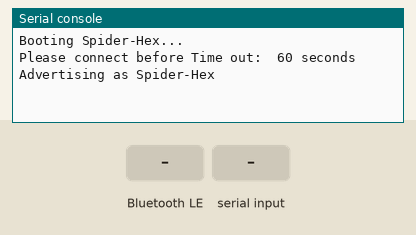
The program below on a simulated ESP32 board running MicroPython. Shown: the last lines printed to the serial console. The inputs (shaded band) are chosen by the test bench. Nothing arrives over Bluetooth unless stated.

Above: at 5.0 s.
5.1 s: "1" written over Bluetooth
At 6.4 s:
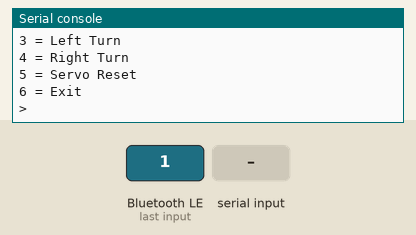
6.7 s: "6" typed at the serial console, then Enter
At 7.4 s:
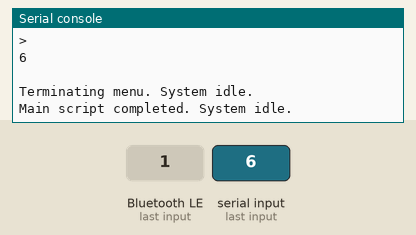

The program:

main_V2.py
```python
import time
import bluetooth
from Advertise_Pair_V2 import BLEUART
import Menu_V2

timeout = 60  # seconds

print("Booting Spider-Hex...")
print("Please connect before Time out: ", timeout, "seconds")

# Wait for BLE connection with timeout

ble = bluetooth.BLE()
uart = BLEUART(ble)

start = time.ticks_ms()
while not uart.is_connected():
    if time.ticks_diff(time.ticks_ms(), start) > timeout * 1000:
        print("No BLE connection detected.", timeout, "seconds Timed out.")
        break
    time.sleep(0.2)

if uart.is_connected():
    #print("Device connected!")
    # Run motion control menu safely
    Menu_V2.menu()
    print("Main script completed. System idle.")
```

Advertise_Pair_V2.py
```python
from micropython import const
import bluetooth
import time

# BLE IRQ events
_IRQ_CENTRAL_CONNECT = const(1)
_IRQ_CENTRAL_DISCONNECT = const(2)
_IRQ_GATTS_WRITE = const(3)

# BLE UUIDs for UART service
_UART_UUID = bluetooth.UUID("6E400001-B5A3-F393-E0A9-E50E24DCCA9E")
_UART_TX = (bluetooth.UUID("6E400003-B5A3-F393-E0A9-E50E24DCCA9E"),
            bluetooth.FLAG_NOTIFY | bluetooth.FLAG_READ)
_UART_RX = (bluetooth.UUID("6E400002-B5A3-F393-E0A9-E50E24DCCA9E"),
            bluetooth.FLAG_WRITE)

_UART_SERVICE = (_UART_UUID, (_UART_TX, _UART_RX))

def advertising_payload(name):
    return (
        b'\x02\x01\x06' +
        bytes((len(name) + 1, 0x09)) + name.encode()
    )

class BLEUART:
    def __init__(self, ble, name="Spider-Hex"):
        self.ble = ble
        self.connected = False
        self.ble.active(True)
        self.ble.irq(self.irq)

        ((self.tx, self.rx),) = self.ble.gatts_register_services((_UART_SERVICE,))
        self.connections = set()

        self.ble.gap_advertise(100, advertising_payload(name))
        print("Advertising as", name)

    def irq(self, event, data):
        if event == _IRQ_CENTRAL_CONNECT:
            conn_handle, _, _ = data
            self.connections.add(conn_handle)
            self.connected = True
            print("BLE Connected")

        elif event == _IRQ_CENTRAL_DISCONNECT:
            conn_handle, _, _ = data
            self.connections.discard(conn_handle)
            self.connected = False
            print("BLE Disconnected")
            # Restart advertising
            self.ble.gap_advertise(100, advertising_payload("Spider-Hex"))

    def is_connected(self):
        return self.connected
```

Menu_V2.py
```python
import gc

# Map choices to script filenames
SCRIPTS = {
    1: "Forward.py",
    2: "Backward.py",
    3: "Left_Turn.py",
    4: "Right_Turn.py",
    5: "Servo_Reset.py"
}

def run_script(filename):
    print("\nExecuting:", filename)
    print("-" * 30)
    try:
        with open(filename) as f:
            exec(f.read(), {})  # Execute script in isolated namespace
    except Exception as e:
        print("Runtime error:", e)
    gc.collect()

def menu():
    while True:
        print("\n===== MOTION CONTROL MENU =====")
        print("1 = Forward")
        print("2 = Backward")
        print("3 = Left Turn")
        print("4 = Right Turn")
        print("5 = Servo Reset")
        print("6 = Exit")

        try:
            choice = int(input("> "))
        except:
            print("Invalid input")
            continue

        if choice == 6:
            print("\nTerminating menu. System idle.")
            break  # exit the menu loop safely

        if choice in SCRIPTS:
            run_script(SCRIPTS[choice])
        else:
            print("Invalid selection")
```

Measured:
- after the input at 5.1 s, the serial console: prints a new line at once (image 1)
- after the input at 6.7 s, the serial console: prints a new line at once (image 2)
